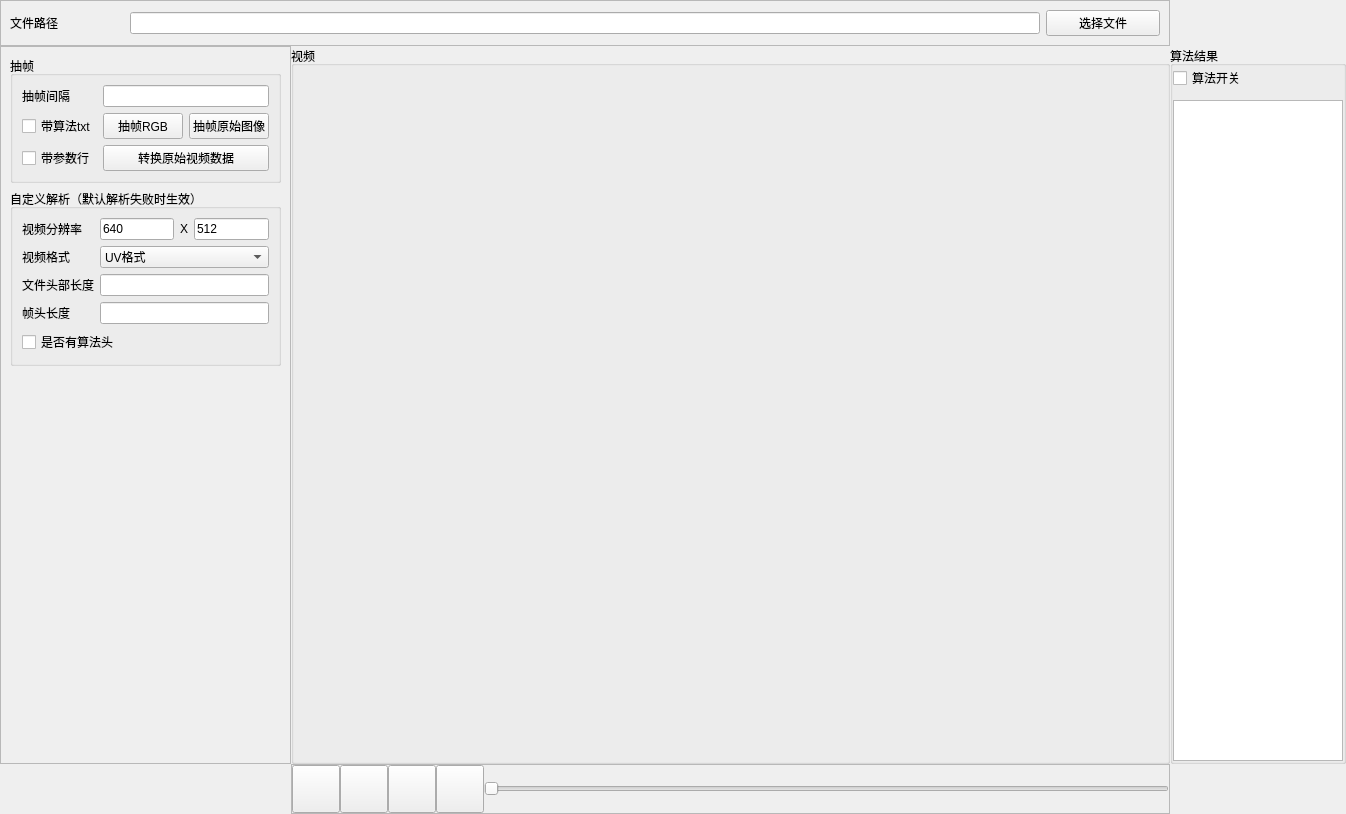
<?xml version="1.0" encoding="UTF-8"?>
<ui version="4.0">
 <class>PlayBackUi</class>
 <widget class="QWidget" name="PlayBackUi">
  <property name="geometry">
   <rect>
    <x>0</x>
    <y>0</y>
    <width>1346</width>
    <height>814</height>
   </rect>
  </property>
  <property name="windowTitle">
   <string>Form</string>
  </property>
  <layout class="QGridLayout" name="gridLayout" columnstretch="1,10,2">
   <property name="leftMargin">
    <number>0</number>
   </property>
   <property name="topMargin">
    <number>0</number>
   </property>
   <property name="rightMargin">
    <number>0</number>
   </property>
   <property name="bottomMargin">
    <number>0</number>
   </property>
   <property name="spacing">
    <number>0</number>
   </property>
   <item row="0" column="0" colspan="2">
    <widget class="QFrame" name="frame_3">
     <property name="frameShape">
      <enum>QFrame::StyledPanel</enum>
     </property>
     <property name="frameShadow">
      <enum>QFrame::Raised</enum>
     </property>
     <layout class="QHBoxLayout" name="horizontalLayout_4" stretch="1,8,1">
      <item>
       <widget class="QLabel" name="label">
        <property name="text">
         <string>文件路径</string>
        </property>
       </widget>
      </item>
      <item>
       <widget class="QLineEdit" name="lineEditFile"/>
      </item>
      <item>
       <widget class="QPushButton" name="pushButton">
        <property name="text">
         <string>选择文件</string>
        </property>
       </widget>
      </item>
     </layout>
    </widget>
   </item>
   <item row="1" column="0">
    <widget class="QFrame" name="frame_2">
     <property name="frameShape">
      <enum>QFrame::StyledPanel</enum>
     </property>
     <property name="frameShadow">
      <enum>QFrame::Raised</enum>
     </property>
     <layout class="QVBoxLayout" name="verticalLayout">
      <item>
       <widget class="QGroupBox" name="groupBoxGetFrame">
        <property name="title">
         <string>抽帧</string>
        </property>
        <layout class="QGridLayout" name="gridLayout_3">
         <item row="2" column="2">
          <widget class="QPushButton" name="pushButton_4">
           <property name="text">
            <string>抽帧原始图像</string>
           </property>
          </widget>
         </item>
         <item row="1" column="0">
          <widget class="QLabel" name="label_5">
           <property name="text">
            <string>抽帧间隔</string>
           </property>
          </widget>
         </item>
         <item row="1" column="1" colspan="2">
          <widget class="QLineEdit" name="lineEditInteral"/>
         </item>
         <item row="2" column="0">
          <widget class="QCheckBox" name="checkBoxNvsTxt">
           <property name="text">
            <string>带算法txt</string>
           </property>
          </widget>
         </item>
         <item row="2" column="1">
          <widget class="QPushButton" name="pushButton_3">
           <property name="text">
            <string>抽帧RGB</string>
           </property>
          </widget>
         </item>
         <item row="3" column="1" colspan="2">
          <widget class="QPushButton" name="btnGetVideoData">
           <property name="text">
            <string>转换原始视频数据</string>
           </property>
          </widget>
         </item>
         <item row="3" column="0">
          <widget class="QCheckBox" name="checkBoxHasParam">
           <property name="text">
            <string>带参数行</string>
           </property>
          </widget>
         </item>
        </layout>
       </widget>
      </item>
      <item>
       <widget class="QGroupBox" name="groupBoxPraser">
        <property name="title">
         <string>自定义解析（默认解析失败时生效）</string>
        </property>
        <layout class="QGridLayout" name="gridLayout_2">
         <item row="0" column="0">
          <widget class="QLabel" name="label_3">
           <property name="text">
            <string>视频分辨率</string>
           </property>
          </widget>
         </item>
         <item row="0" column="1">
          <widget class="QLineEdit" name="lineEditW">
           <property name="text">
            <string>640</string>
           </property>
          </widget>
         </item>
         <item row="0" column="2">
          <widget class="QLabel" name="label_4">
           <property name="text">
            <string>X</string>
           </property>
          </widget>
         </item>
         <item row="0" column="3">
          <widget class="QLineEdit" name="lineEditH">
           <property name="text">
            <string>512</string>
           </property>
          </widget>
         </item>
         <item row="1" column="0">
          <widget class="QLabel" name="label_2">
           <property name="text">
            <string>视频格式</string>
           </property>
          </widget>
         </item>
         <item row="1" column="1" colspan="3">
          <widget class="QComboBox" name="comboBoxFormat">
           <item>
            <property name="text">
             <string>UV格式</string>
            </property>
           </item>
           <item>
            <property name="text">
             <string>NV格式</string>
            </property>
           </item>
           <item>
            <property name="text">
             <string>Y16</string>
            </property>
           </item>
           <item>
            <property name="text">
             <string>UYUV</string>
            </property>
           </item>
           <item>
            <property name="text">
             <string>Y16+参数行</string>
            </property>
           </item>
           <item>
            <property name="text">
             <string>UYUV+参数行</string>
            </property>
           </item>
           <item>
            <property name="text">
             <string>YUYV</string>
            </property>
           </item>
           <item>
            <property name="text">
             <string>YVYU</string>
            </property>
           </item>
          </widget>
         </item>
         <item row="2" column="0">
          <widget class="QLabel" name="label_8">
           <property name="text">
            <string>文件头部长度</string>
           </property>
          </widget>
         </item>
         <item row="2" column="1" colspan="3">
          <widget class="QLineEdit" name="lineEditFramehLen"/>
         </item>
         <item row="3" column="0">
          <widget class="QLabel" name="label_9">
           <property name="text">
            <string>帧头长度</string>
           </property>
          </widget>
         </item>
         <item row="3" column="1" colspan="3">
          <widget class="QLineEdit" name="lineEditFileHLen"/>
         </item>
         <item row="4" column="0" colspan="2">
          <widget class="QCheckBox" name="checkBoxNvs">
           <property name="text">
            <string>是否有算法头</string>
           </property>
          </widget>
         </item>
        </layout>
       </widget>
      </item>
      <item>
       <spacer name="verticalSpacer">
        <property name="orientation">
         <enum>Qt::Vertical</enum>
        </property>
        <property name="sizeHint" stdset="0">
         <size>
          <width>20</width>
          <height>40</height>
         </size>
        </property>
       </spacer>
      </item>
      <item>
       <widget class="QLabel" name="labelInfo">
        <property name="text">
         <string/>
        </property>
       </widget>
      </item>
     </layout>
    </widget>
   </item>
   <item row="1" column="1">
    <widget class="QGroupBox" name="groupBox_4">
     <property name="title">
      <string>视频</string>
     </property>
     <layout class="QHBoxLayout" name="horizontalLayout_3">
      <property name="spacing">
       <number>3</number>
      </property>
      <property name="leftMargin">
       <number>3</number>
      </property>
      <property name="topMargin">
       <number>3</number>
      </property>
      <property name="rightMargin">
       <number>3</number>
      </property>
      <property name="bottomMargin">
       <number>3</number>
      </property>
      <item>
       <widget class="VideoWidget" name="videoWidget" native="true"/>
      </item>
     </layout>
    </widget>
   </item>
   <item row="1" column="2">
    <widget class="QGroupBox" name="groupBoxNvs">
     <property name="minimumSize">
      <size>
       <width>120</width>
       <height>0</height>
      </size>
     </property>
     <property name="title">
      <string>算法结果</string>
     </property>
     <layout class="QVBoxLayout" name="verticalLayout_2">
      <property name="spacing">
       <number>10</number>
      </property>
      <property name="leftMargin">
       <number>0</number>
      </property>
      <property name="topMargin">
       <number>0</number>
      </property>
      <property name="rightMargin">
       <number>0</number>
      </property>
      <property name="bottomMargin">
       <number>0</number>
      </property>
      <item>
       <widget class="QCheckBox" name="checkBoxNvsShow">
        <property name="text">
         <string>算法开关</string>
        </property>
       </widget>
      </item>
      <item>
       <widget class="QTextEdit" name="editNvsResult"/>
      </item>
     </layout>
    </widget>
   </item>
   <item row="2" column="1">
    <widget class="QFrame" name="frame">
     <property name="frameShape">
      <enum>QFrame::StyledPanel</enum>
     </property>
     <property name="frameShadow">
      <enum>QFrame::Raised</enum>
     </property>
     <layout class="QHBoxLayout" name="horizontalLayout_2">
      <property name="spacing">
       <number>0</number>
      </property>
      <property name="leftMargin">
       <number>0</number>
      </property>
      <property name="topMargin">
       <number>0</number>
      </property>
      <property name="rightMargin">
       <number>0</number>
      </property>
      <property name="bottomMargin">
       <number>0</number>
      </property>
      <item>
       <widget class="QPushButton" name="pushButtonStop">
        <property name="minimumSize">
         <size>
          <width>48</width>
          <height>48</height>
         </size>
        </property>
        <property name="maximumSize">
         <size>
          <width>48</width>
          <height>48</height>
         </size>
        </property>
        <property name="text">
         <string/>
        </property>
       </widget>
      </item>
      <item>
       <widget class="QPushButton" name="pushButtonPlay">
        <property name="minimumSize">
         <size>
          <width>48</width>
          <height>48</height>
         </size>
        </property>
        <property name="maximumSize">
         <size>
          <width>48</width>
          <height>48</height>
         </size>
        </property>
        <property name="text">
         <string/>
        </property>
       </widget>
      </item>
      <item>
       <widget class="QPushButton" name="pushButtonPre">
        <property name="minimumSize">
         <size>
          <width>48</width>
          <height>48</height>
         </size>
        </property>
        <property name="maximumSize">
         <size>
          <width>48</width>
          <height>48</height>
         </size>
        </property>
        <property name="text">
         <string/>
        </property>
       </widget>
      </item>
      <item>
       <widget class="QPushButton" name="pushButtonNext">
        <property name="minimumSize">
         <size>
          <width>48</width>
          <height>48</height>
         </size>
        </property>
        <property name="maximumSize">
         <size>
          <width>48</width>
          <height>48</height>
         </size>
        </property>
        <property name="text">
         <string/>
        </property>
       </widget>
      </item>
      <item>
       <widget class="QSlider" name="horizontalSlider">
        <property name="sizePolicy">
         <sizepolicy hsizetype="Expanding" vsizetype="Fixed">
          <horstretch>0</horstretch>
          <verstretch>0</verstretch>
         </sizepolicy>
        </property>
        <property name="orientation">
         <enum>Qt::Horizontal</enum>
        </property>
       </widget>
      </item>
     </layout>
    </widget>
   </item>
   <item row="2" column="2">
    <widget class="QLabel" name="labelProcessShow">
     <property name="text">
      <string/>
     </property>
    </widget>
   </item>
  </layout>
 </widget>
 <customwidgets>
  <customwidget>
   <class>VideoWidget</class>
   <extends>QWidget</extends>
   <header>videowidget.h</header>
   <container>1</container>
  </customwidget>
 </customwidgets>
 <resources/>
 <connections/>
</ui>
